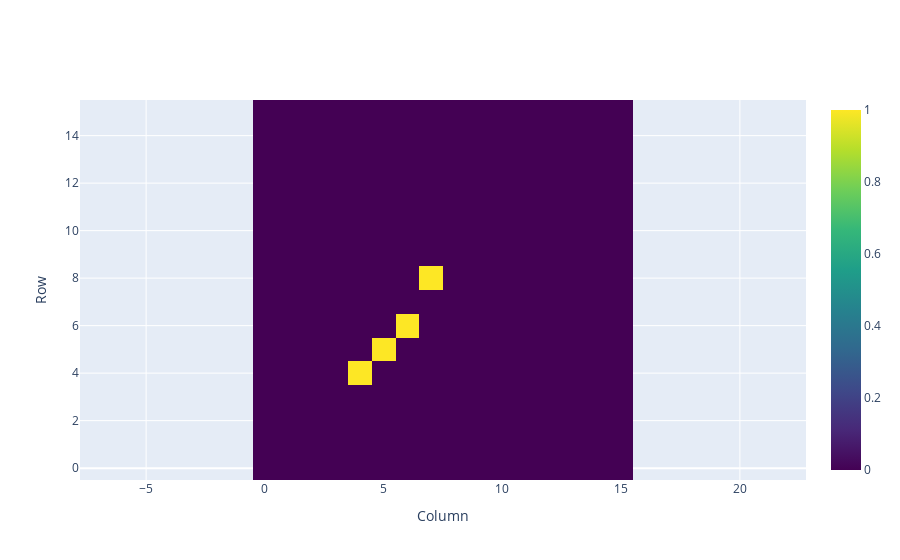

Notebook source saved alongside this figure:
### Code cell
heatmap_plotly(W_V2 @ W_O2)

### Figure 1 — Plotly figure (JSON) as saved in the notebook; plotly's stock layout.template omitted (floating-point values rounded to 4 significant figures; data arrays with more than 128 entries replaced by an {"elided": "..."} marker saying what was removed)
{"data": [{"colorscale": [[0, "#440154"], [0.1111, "#482878"], [0.2222, "#3e4989"], [0.3333, "#31688e"], [0.4444, "#26828e"], [0.5556, "#1f9e89"], [0.6667, "#35b779"], [0.7778, "#6ece58"], [0.8889, "#b5de2b"], [1, "#fde725"]], "type": "heatmap", "z": {"elided": "16x16 int values"}}], "layout": {"autosize": true, "xaxis": {"autorange": true, "domain": [0, 1], "range": [-38.81, 53.81], "scaleanchor": "y", "scaleratio": 1, "title": {"text": "Column"}}, "yaxis": {"autorange": true, "constrain": "domain", "domain": [0, 1], "range": [-0.5, 15.5], "title": {"text": "Row"}}}}
